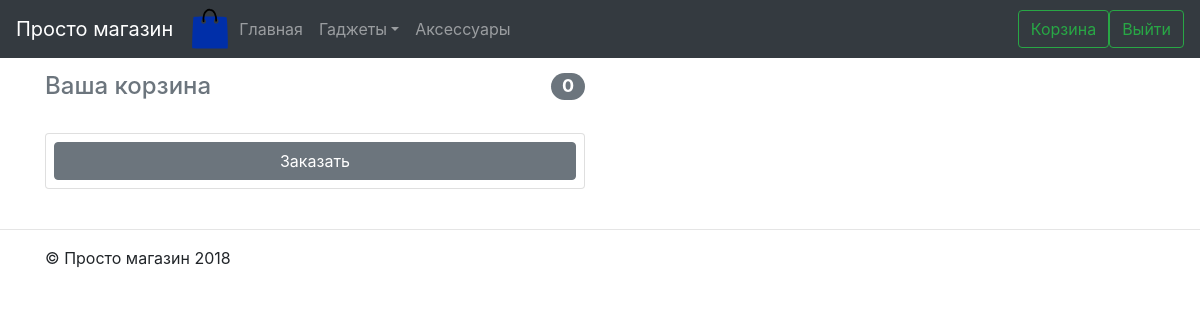
The app's page /cart/ (signed in) with its own data.
### shop/models.py (models this page shows, shortened)
class SiteField(models.Model):
    name = models.CharField(max_length=128, verbose_name="Field name")
    is_dropdown = models.BooleanField()
    handler = models.CharField(max_length=128, default="#")
    dropdown_fields = models.ManyToManyField("SiteField", blank=True)
    main = models.BooleanField(default=True)
    visible_status = models.CharField(max_length=1, default="v", verbose_name="Visible status", choices=STATUS_CHOICES)

### shop/views.py (the view, shortened to what this page needs)
# urls.py: path('cart/', views.cart, name="cart"),
def cart(request):
    if request.method == "GET":
        if not request.user.is_authenticated:
            phrase = "Войти"
            b_action = "/login/"
        else:
            phrase = "Выйти"
            b_action = "/logout/"
        if request.user.is_authenticated:
            if not (cart_obj := CartCompanion.objects.filter(user=request.user).first()):
                cart_obj = CartCompanion.objects.create(user=request.user)
            objects = cart_obj.cart.filter(visible_status="v")
            cart_list = []
            for obj in objects:
                cart_list.append({
                    "name": obj.name,
                    "description": obj.description,
                    "count": CartCompanionSupport.objects.filter(phones=obj, cart=cart_obj).first().count
                })
            context = {
                "cart": cart_list,
                "phrase": phrase,
                "b_action": b_action
            }
            context = Helper.context_generator(request, **context)
            return render(request, "cart.html", context)
        else:
            return redirect("/login/")

### shop/templates/cart.html (shortened to what this page needs)
{% extends "base.html" %}
{% block content %}
<div class="container mt-3">
  <div class="row">
    <div class="col-lg-6 col-md-9 col-sm-12 order-md-2 mb-4">
      <h4 class="d-flex justify-content-between align-items-center mb-3">
        <span class="text-muted">Ваша корзина</span>
        <span class="badge badge-secondary badge-pill">{{ cart|length }}</span>
      </h4>
      <form class="card p-2" action="/cart/" method="post">
          <button type="submit" class="btn btn-secondary">Заказать</button>
      </form>
    </div>
  </div>
</div>
{% endblock %}

### shop/templates/base.html (shortened to what this page needs)
{% load static %}
<!DOCTYPE html>
<html lang="en" >
<head>
  <link rel="stylesheet" href="{% static 'shop/bootstrap.min.css' %}">
  <link rel="stylesheet" href="{% static 'shop/main.css' %}">
</head>
<body class="" data-gr-c-s-loaded="true">
{% block header %}
<nav class="navbar navbar-expand-md navbar-dark fixed-top bg-dark">
  <a class="navbar-brand" href="{% url 'home' %}">Просто магазин</a>
  <img src="{% static 'shop/logo.svg' %}" alt="" width="42" height="42">
  <div class="collapse navbar-collapse" id="navbarsExampleDefault">
    <ul class="navbar-nav mr-auto">
    {% for obj in baseview.fields %}
      <li class="nav-item {% if obj.dropdown %}dropdown{% endif %}">
        <a class="nav-link {% if obj.dropdown %}dropdown-toggle{% endif %}" href="{{ obj.handler }}" data-toggle="{% if obj.dropdown %}dropdown{% endif %}"
           aria-haspopup="true" aria-expanded="false">{{ obj.name}}</a>
      </li>
    {% endfor %}
    </ul>
    <a class="btn btn-outline-success my-2 my-sm-0" role="button"
       href="{% url 'cart' %}">
        Корзина</a>
    <a class="btn btn-outline-success my-2 my-sm-0" role="button"
       href="{{ baseview.b_action }}">
      {{ baseview.phrase }}</a>
  </div>
</nav>
{% endblock %}
{% block content %}{% endblock %}
<hr>
{% block footer %}
<footer class="container">
  <p>© Просто магазин 2018</p>
</footer>
{% endblock %}
</body>
</html>

### records on screen
SiteField: name "Главная"
SiteField: name "Гаджеты"
SiteField: name "Аксессуары"

### other values on screen
{{ baseview.phrase }} "Выйти"
{{ cart|length }} "0"
